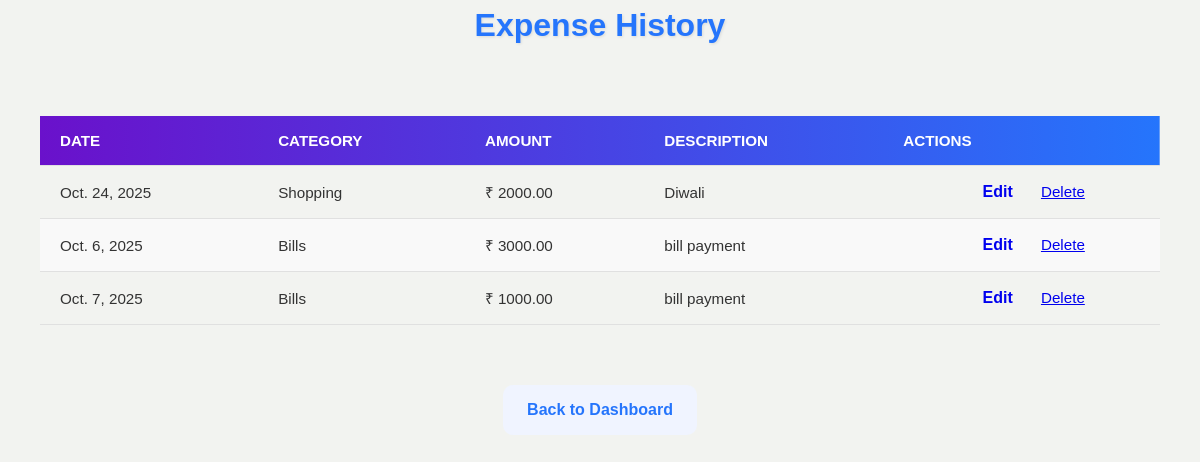
Screenshot of /expense/history/ (signed in) with the database file from the repository.
### tracker/models.py (models this page shows, shortened)
class Transaction(models.Model):
    TYPE_CHOICES = [
        ("income", "Income"),
        ("expense", "Expense"),
    ]
    CATEGORY_CHOICES = [
        ("Salary", "Salary"),
        ("Business", "Business"),
        ("Gift", "Gift"),
        ("Food", "Food"),
        ("Travel", "Travel"),
        ("Shopping", "Shopping"),
        ("Bills", "Bills"),
        ("Other", "Other"),
    ]
    user = models.ForeignKey(User, on_delete=models.CASCADE)
    type = models.CharField(max_length=10, choices=TYPE_CHOICES)
    description = models.CharField(max_length=200)
    amount = models.DecimalField(max_digits=10, decimal_places=2)
    date = models.DateField()
    category = models.CharField(max_length=100, choices=CATEGORY_CHOICES)
    custom_category = models.CharField(max_length=100, blank=True, null=True, help_text="Use if category is Other")
    created_at = models.DateTimeField(auto_now_add=True)

### tracker/views.py (the view)
# urls.py: path('expense/history/', views.expense_history, name='expense_history'),
@login_required
def expense_history(request):
    expenses = Transaction.objects.filter(user=request.user, type='expense')
    return render(request, 'tracker/history_expense.html', {'expenses': expenses})

### tracker/templates/tracker/history_expense.html
{% load static %}
{% block content %}
<link rel="stylesheet" href="{% static 'tracker/styling.css' %}">
 <h2 class="dashboard-title">Expense History</h2>
<div class="container">
    <table class="transactions-table">
        <thead>
            <tr>
                <th>Date</th>
                <th>Category</th>
                <th>Amount</th>
                <th>Description</th>
                <th>Actions</th>
            </tr>
        </thead>
        <tbody>
            {% for expense in expenses %}
            <tr>
                <td>{{ expense.date }}</td>
                <td>{{ expense.category }}</td>
                <td>₹ {{ expense.amount }}</td>
                <td>{{ expense.description }}</td>
                <td>
                    <a href="{% url 'tracker:edit_expense' expense.id %}" class="btn btn-edit">Edit</a>
                    <a href="{% url 'tracker:delete_expense' expense.pk %}" class="btn-delete">Delete</a>
                </td>
            </tr>
            {% empty %}
            <tr>
                <td colspan="5">No expense records found.</td>
            </tr>
            {% endfor %}
        </tbody>
    </table>
</div>
   <div class="back-link">
    <a href="{% url 'tracker:dashboard' %}" class="btn-secondary">Back to Dashboard</a>
</div>
{% endblock %}

### tracker/static/tracker/styling.css (style rules this page uses)
* { margin: 0; padding: 0; box-sizing: border-box; font-family: "Poppins", sans-serif; }
.container { flex: 1; display: flex; justify-content: center; align-items: center; padding: 40px; max-width: 1200px; margin: auto; }
.form-title, h2 { text-align: center; margin-bottom: 25px; font-size: 2rem; color: #2575fc; font-weight: 700; text-shadow: 1px 1px 3px rgba(0,0,0,0.1); }
.btn, .btn-primary, .btn-secondary { padding: 12px 24px; border-radius: 10px; border: none; cursor: pointer; font-size: 1rem; font-weight: 600; transition: transform 0.2s ease, background 0.3s ease, box-shadow 0.3s ease; text-decoration: none; text-align: center; }
.btn-secondary { background: #f0f4ff; color: #2575fc; }
.back-link { width: 95%; margin: 20px auto 40px auto; text-align: center; }
.back-link a { display: inline-block; }
table { width: 100%; border-collapse: collapse; font-size: 0.95rem; }
table thead { background: linear-gradient(90deg, #6a11cb, #2575fc); color: #fff; font-weight: 600; text-transform: uppercase; }
table th, table td { padding: 16px 20px; text-align: left; border-bottom: 1px solid #e0e0e0; transition: background 0.3s ease; }
table tbody tr:nth-child(even) { background: #f9f9f9; }
table td:last-child { text-align: center; }

### rows the page displays
Transaction: date "Oct. 24, 2025", category "Shopping", amount "2000.00", description "Diwali"
Transaction: date "Oct. 6, 2025", category "Bills", amount "3000.00", description "bill payment"
Transaction: date "Oct. 7, 2025", category "Bills", amount "1000.00", description "bill payment"
